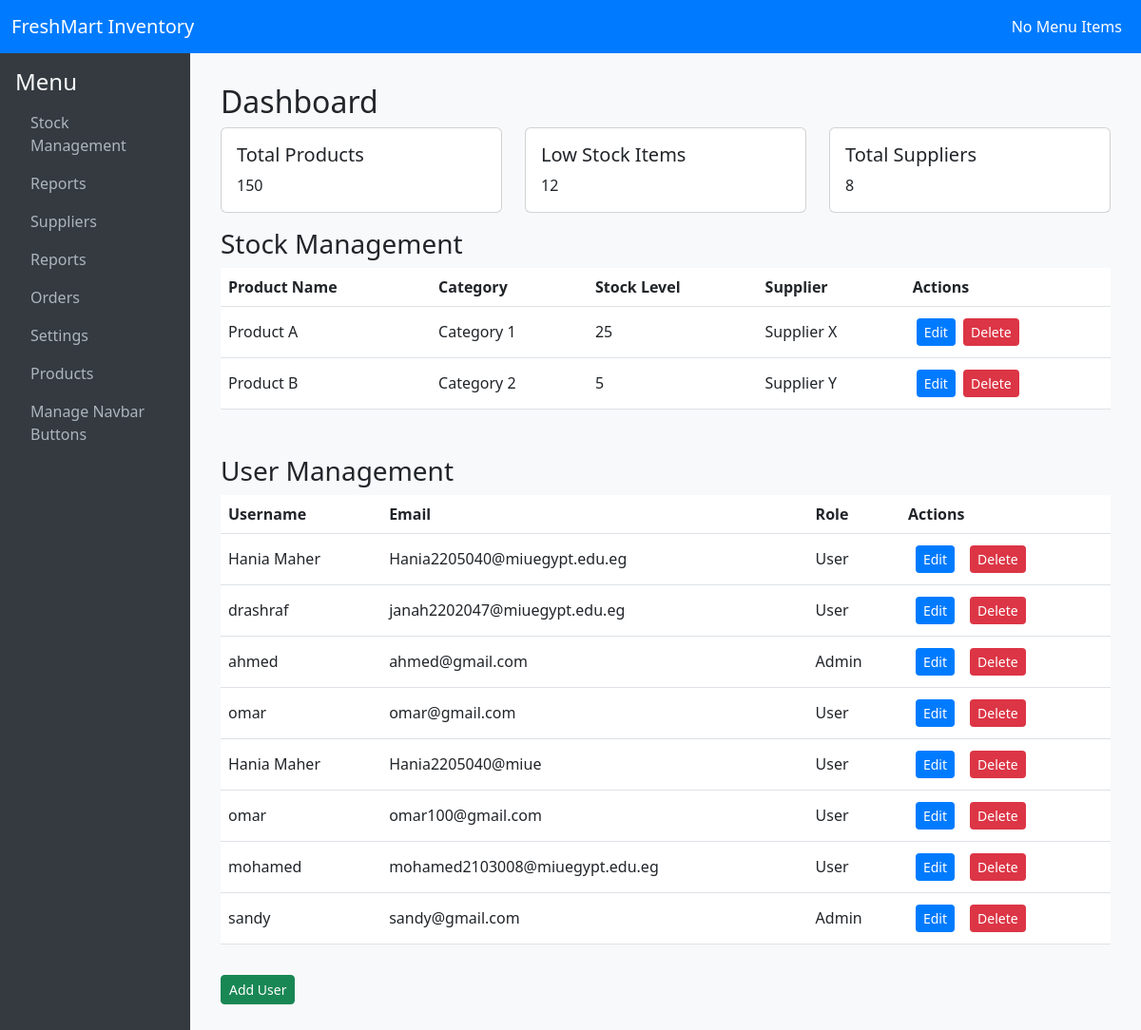
/Admin/Admin.php (signed in), run on an earlier commit of the app's database.
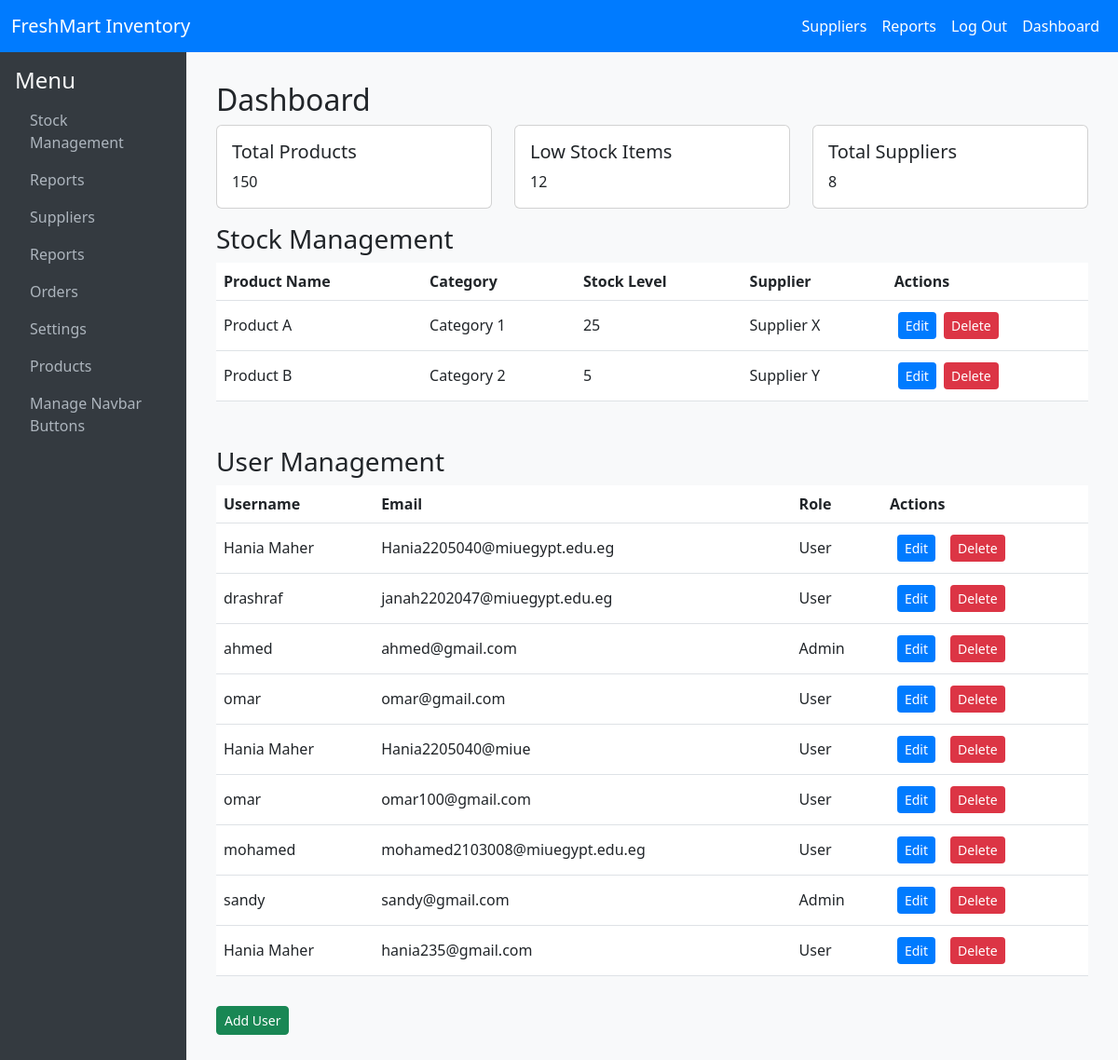
And on a later commit of the database.
### tables this page shows
CREATE TABLE `users` (
  `ID` int(11) NOT NULL,
  `Name` text NOT NULL,
  `Email` text NOT NULL,
  `Password` text NOT NULL,
  `usertype_id` int(11) NOT NULL
);

CREATE TABLE `navbar_buttons` (
  `ID` int(11) NOT NULL,
  `button_name` varchar(100) NOT NULL,
  `pagelink` varchar(255) NOT NULL,
  `usertype_id` int(11) NOT NULL
);

### Admin/Admin.php (the view, shortened to what the changed rows need)
<?php
include '../db.php';
$conn = new mysqli($servername, $username, $password, $dbname);
$sql = "SELECT id, name, email, password, usertype_id FROM users WHERE usertype_id != 2";
$result = $conn->query($sql);
?>
<!DOCTYPE html>
<html lang="en">
<head>
    <link href="https://cdn.jsdelivr.net/npm/bootstrap@5.3.0/dist/css/bootstrap.min.css" rel="stylesheet">
    <link rel="stylesheet" href="admin.css">
</head>
<body>
    <?php include 'AdminNavbar.php'; ?>
    <div class="main-content">
        <h2>Dashboard</h2>
        <table class="table table-hover">
            <thead>
                <tr>
                    <th>Product Name</th>
                    <th>Category</th>
                    <th>Stock Level</th>
                    <th>Supplier</th>
                    <th>Actions</th>
                </tr>
            </thead>
        </table>
<table class="table table-hover">
    <thead>
        <tr>
            <th>Username</th>
            <th>Email</th>
            <th>Role</th>
            <th>Actions</th>
        </tr>
    </thead>
    <tbody>
    <?php
    if ($result->num_rows > 0) {
        while ($row = $result->fetch_assoc()) {
            echo "<tr>";
            echo "<td>" . htmlspecialchars($row["name"]) . "</td>";
            echo "<td>" . htmlspecialchars($row["email"]) . "</td>";
            echo "<td>" . ($row["usertype_id"] == 1 ? "Admin" : "User") . "</td>";
            echo "<td>";
            echo "<a href='edituser.php?id=" . $row['id'] . "' class='btn btn-primary btn-sm mx-2'>Edit</a>";
            echo "<form method='post' action='deleteuser.php' style='display:inline-block'>";
            echo "<button type='submit' class='btn btn-danger btn-sm mx-2'>Delete</button>";
            echo "</form>";
            echo "</td>";
            echo "</tr>";
        }
    } else {
        echo "<tr><td colspan='5'>No users found.</td></tr>";
    }
    ?>
    </tbody>
</table>

### Admin/AdminNavBar.php (shortened to what the changed rows need)
<?php
include '../db.php';
$conn = new mysqli($servername, $username, $password, $dbname);
$sql = "SELECT button_name, pagelink FROM navbar_buttons WHERE usertype_id = 1";
$navbarButtons = $conn->query($sql);
?>
<nav class="navbar navbar-expand-lg">
    <div class="container-fluid">
        <div class="collapse navbar-collapse" id="navbarNav">
            <ul class="navbar-nav ms-auto">
                <?php
                if ($navbarButtons->num_rows > 0) {
                    while ($button = $navbarButtons->fetch_assoc()) {
                        echo "<li class='nav-item'>
                                <a class='nav-link' href='" . htmlspecialchars($button['pagelink']) . "'>" . htmlspecialchars($button['button_name']) . "</a>
                              </li>";
                    }
                } else {
                    echo "<li class='nav-item'>
                            <a class='nav-link disabled' href='#'>No Menu Items</a>
                          </li>";
                }
                ?>
            </ul>
        </div>
    </div>
</nav>

What changed in the data, as far as the page shows it:
added navbar_buttons: button_name "Suppliers"
added navbar_buttons: button_name "Reports"
added navbar_buttons: button_name "Log Out"
added navbar_buttons: button_name "Dashboard"
added users: Name "Hania Maher", Email "hania235@gmail.com", shows "User"
Also different on the page:
text no longer shown: "No Menu Items"
